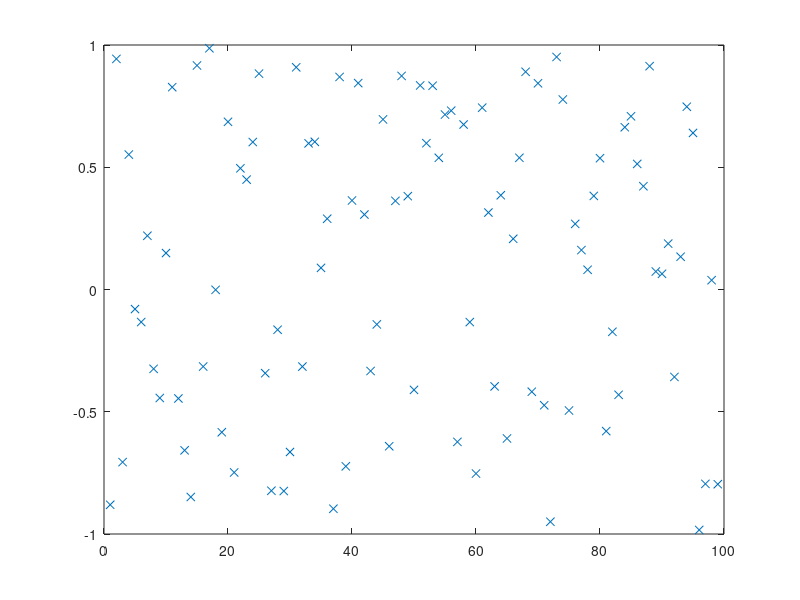

Write MATLAB code to recreate this figure. (Note: this script raises an error after producing the figure.)
% script <a href="matlab:RC_MergeSortTest">RC_MergeSortTest</a>
% Test <a href="matlab:help RC_MergeSort">RC_MergeSort</a> on a random set of data.
% Renaissance Codebase, https://github.com/tbewley/RC/NRchap07
% Copyright 2023 by Thomas Bewley, distributed under BSD 3-Clause License. 

n=99; D=2*rand(n,1)-1; close all, plot(D(:,1),'x'), pause(0.5)
[D,index]=RC_MergeSort(D,1,n);       plot(D(:,1),'x')

% end script RC_MergeSortTest
